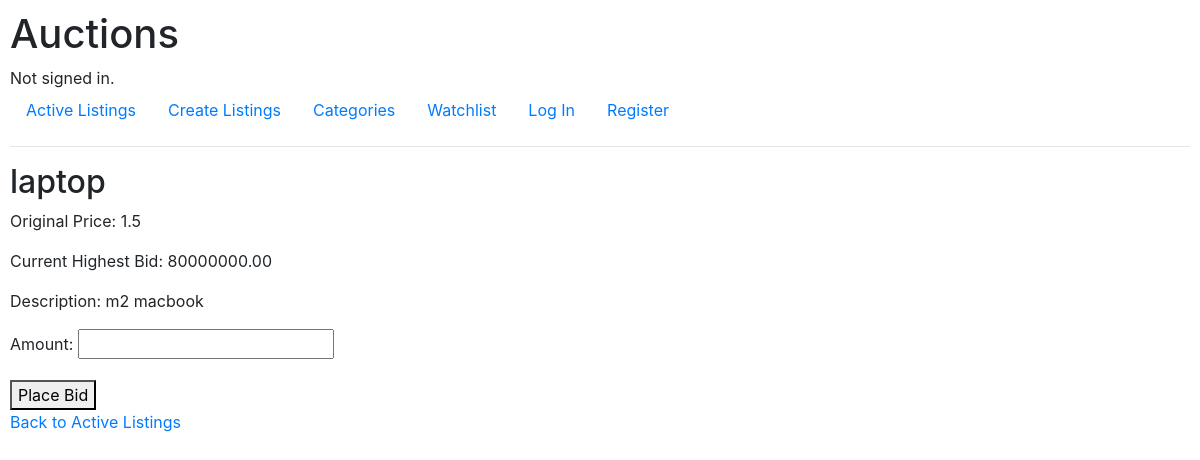
The app's page /listing/1/ with its own data.
### auctions/models.py (models this page shows)
class Listing(models.Model):
    title = models.CharField(max_length=64, unique= True)
    text_description = models.CharField(max_length=255)
    price = models.FloatField()
    inActive = models.BooleanField(default=True)
    owner = models.ForeignKey(User, on_delete=models.CASCADE, blank=True, null=True, related_name="user")
    category = models.ForeignKey(Category, on_delete=models.CASCADE, blank=True,null=True, related_name="category")
    image_url = models.URLField(blank=True, null=True)
    starting_bid = models.DecimalField(max_digits=10, decimal_places=2, default=0.0)
    current_highest_bid = models.DecimalField(max_digits=10, decimal_places=2, default=0)
    current_highest_bidder = models.ForeignKey(User, on_delete=models.SET_NULL, null=True, blank=True)
    watchlist_users = models.ManyToManyField(User,related_name='watchlist_listings', blank=True)

### auctions/views.py (the view)
# urls.py: path('listing/<int:listing_id>/', views.listing_detail, name='listing_detail'),
def listing_detail(request, listing_id):
    listing = get_object_or_404(Listing, pk=listing_id)
    bid_form = BidForm()
    return render(request, 'auctions/listing_detail.html', {'listing': listing, 'bid_form': bid_form})

### auctions/forms.py
class BidForm(forms.ModelForm):
    class Meta:
        model = Bid
        fields = ['amount']

### auctions/templates/auctions/listing_detail.html (shortened to what this page needs)
{% extends "auctions/layout.html" %}
{% block body %}
    <h2>{{ listing.title }}</h2>
    <p>Original Price: {{ listing.price }}</p>
    <p>Current Highest Bid: {{ listing.current_highest_bid }}</p>
    <p>Description: {{ listing.text_description }}</p>
    <form method="post" action="{% url 'place_bid' listing.id %}">
        <div class="form-group{% if bid_form.errors.amount %} has-error{% endif %}">
            {{ bid_form.amount.label_tag }}
            {{ bid_form.amount }}
        </div>
        <button type="submit">Place Bid</button>
    </form>
    <a href="{% url 'active_listing' %}">Back to Active Listings</a>
{% endblock %}

### auctions/static/auctions/styles.css (style rules this page uses)
body { padding: 10px; }

### records on screen
Listing: title "laptop", price "1.5", current_highest_bid "80000000.00", text_description "m2 macbook"

### other values on screen
{{ bid_form.amount.label_tag }} "Amount:"
